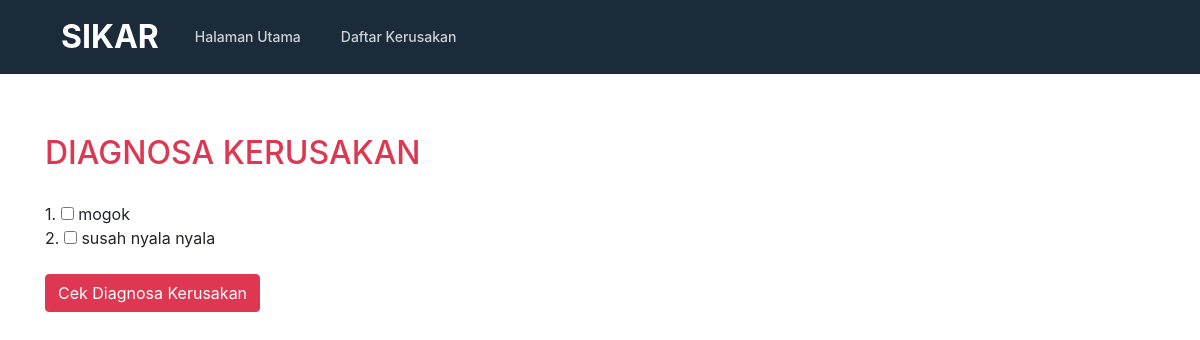
Page /diagnosa.php on the earlier database version.
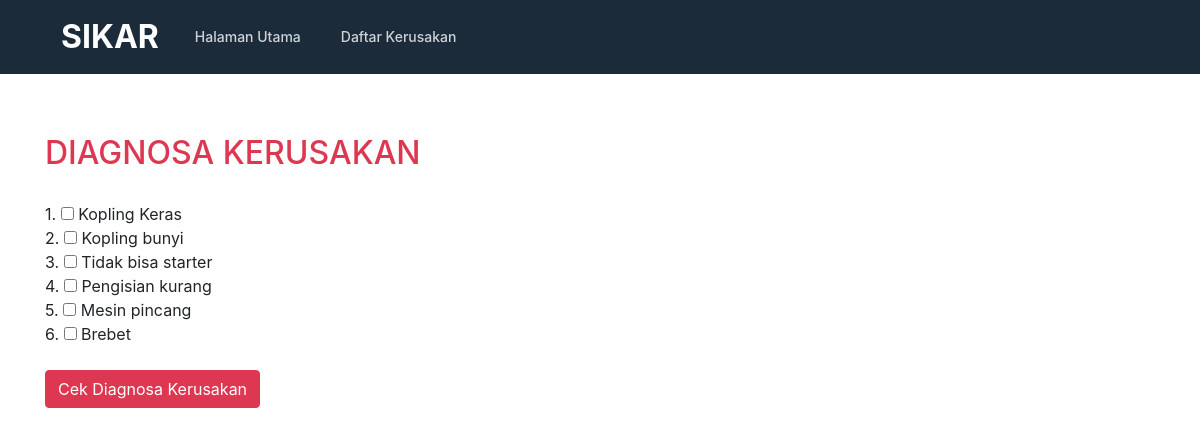
Same page on the later database version.
### tables this page shows
CREATE TABLE `gejala` (
  `kd_gejala` varchar(10) NOT NULL,
  `gejala` text NOT NULL
);

### diagnosa.php (the view, shortened to what this page needs)
<?php include "conn.php"; ?>
<!doctype html>
<html lang="en">
  <head>
    <link href="css/bootstrap.min.css" rel="stylesheet">
    <link href="css/style.css" rel="stylesheet">
  </head>
  <body>
    <?php include "header.php"; ?>
    <section>
    </section>
    <div class="container">
        <div class="row">
          <div class="col-lg-12">
            <h2 class="title">DIAGNOSA KERUSAKAN</h2>
            <form method="POST" action="hasil.php" name="diagnosa" enctype="form-data/multipart">
              <?php
                $query = mysqli_query($koneksi,"SELECT * FROM gejala ORDER BY kd_gejala ASC");
                $no=0;
                while ($data=mysqli_fetch_array($query)) {
                  $no++;
              ?>
              <?php echo $no; ?>.
              <input type="checkbox" value="<?php echo $data['kd_gejala'];?>" name="cek[]" /> <?php echo $data['gejala']; ?><br />
              <?php
                }
              ?>
              <br />
              <input type="submit" class="btn btn-medium btn-primary-sikar" value="Cek Diagnosa Kerusakan" name="proses" />
            </form>
          </div>
        </div>
    </div>
  </body>
</html>

Differences in the rows shown:
changed gejala: gejala "mogok" → "Kopling Keras"
changed gejala: gejala "susah nyala nyala" → "Kopling bunyi"
added gejala: gejala "Tidak bisa starter"
added gejala: gejala "Pengisian kurang"
added gejala: gejala "Mesin pincang"
added gejala: gejala "Brebet"
